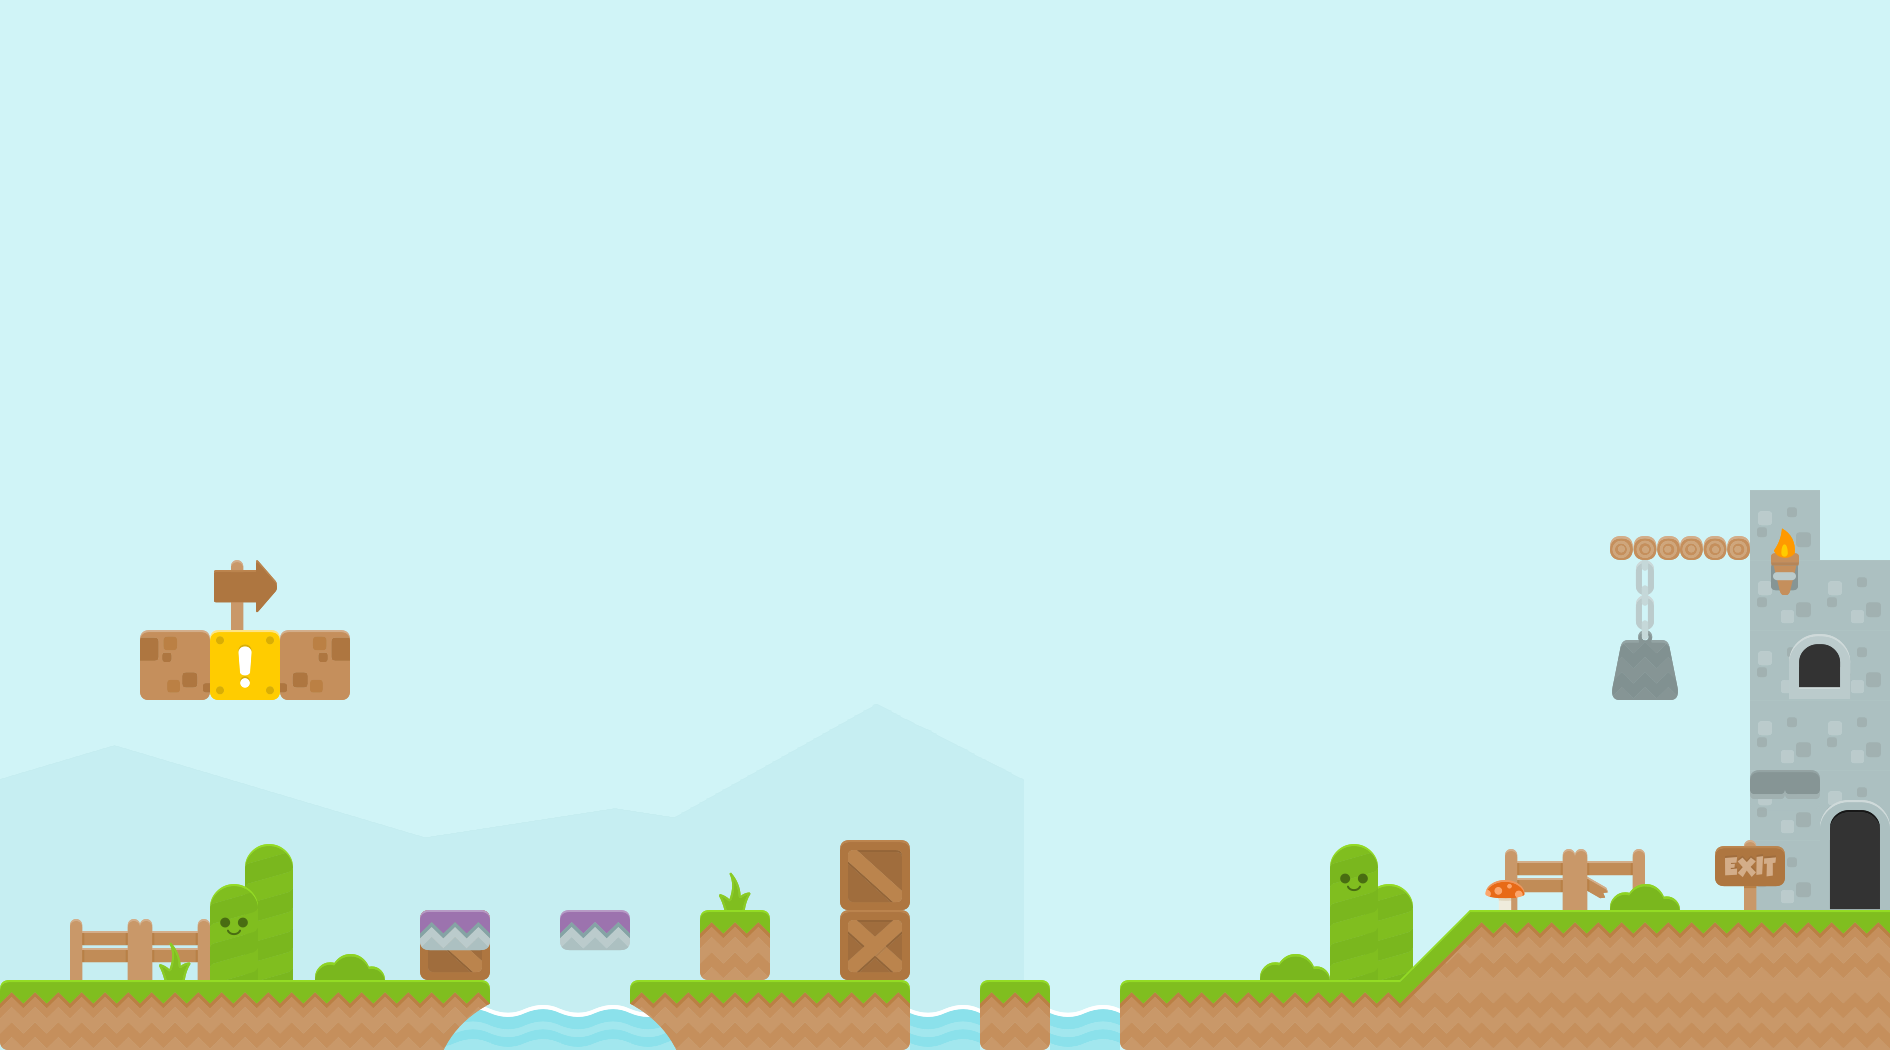

Tiled map render using the project's own tile images. Description and the map definition, with tile-layer contents summarised, below:
An orthogonal 54x30 tile map with 35x35 px tiles, 4 tile layers (Back Layer 2, Back Layer 1, Front Layer, Shadow Layer), 1 image layer and 28 objects (6x platform, 2x SlimeEntity, 2x shadow platform, mainPlayer, me.Trigger, ...).

<map version="1.10" tiledversion="1.10.0" orientation="orthogonal" renderorder="right-down" width="54" height="30" tilewidth="35" tileheight="35" infinite="0" backgroundcolor="#d0f4f7" nextlayerid="14" nextobjectid="43">
 <tileset firstgid="1" source="tileset.tsx" />
 <imagelayer id="1" name="Background" y="538" offsetx="0" offsety="538">
  <image source="../img/background.png" width="1024" height="512" />
  <properties>
   <property name="anchorPoint" value="json:{&quot;x&quot;:0,&quot;y&quot;:1}" />
   <property name="ratio" value="0.25" />
   <property name="repeat" value="repeat-x" />
  </properties>
 </imagelayer>
 <imagelayer id="2" name="Clouds" y="128" offsetx="140" offsety="128">
  <image source="../img/clouds.png" width="512" height="512" />
  <properties>
   <property name="ratio" value="0.5" />
   <property name="repeat" value="repeat-x" />
  </properties>
 </imagelayer>
 <layer id="3" name="Back Layer 2" class="REAL" width="54" height="30">
  <data>[1620 cells, 17 non-empty, 7 distinct tile ids]</data>
 </layer>
 <layer id="4" name="Back Layer 1" class="REAL" width="54" height="30">
  <data>[1620 cells, 26 non-empty, 18 distinct tile ids]</data>
 </layer>
 <objectgroup color="#00ff00" id="5" name="Player">
  <object id="16" name="mainPlayer" x="251" y="893" width="35" height="88" />
  <object id="17" name="me.Trigger" x="1830" y="810" width="50" height="100">
   <properties>
    <property name="duration" value="150" />
    <property name="fade" value="#fff" />
    <property name="to" value="map2" />
   </properties>
  </object>
  <object id="30" gid="71" x="1095" y="980" width="70" height="70">
   <properties>
    <property name="shapes" value="json:[]" />
   </properties>
  </object>
 </objectgroup>
 <objectgroup color="#ffff00" id="6" name="Coins">
  <object id="3" name="CoinEntity" x="840" y="805" width="35" height="35" />
 </objectgroup>
 <objectgroup color="#ff0000" id="7" name="Slimes">
  <object id="5" name="SlimeEntity" x="140" y="595" width="210" height="35">
   <properties>
    <property name="frameheight" value="35" />
    <property name="framewidth" value="55" />
   </properties>
  </object>
  <object id="6" name="SlimeEntity" x="1470" y="875" width="350" height="35">
   <properties>
    <property name="frameheight" value="35" />
    <property name="framewidth" value="55" />
   </properties>
  </object>
 </objectgroup>
 <layer id="8" name="Front Layer" class="REAL" width="54" height="30">
  <data>[1620 cells, 40 non-empty, 17 distinct tile ids]</data>
 </layer>
 <objectgroup color="#ff0000" id="9" name="Flies">
  <object id="4" name="FlyEntity" x="910" y="490" width="560" height="35">
   <properties>
    <property name="animationspeed" value="200" />
    <property name="frameheight" value="35" />
    <property name="framewidth" value="70" />
    <property name="gravity" value="0" />
    <property name="velX" value="2" />
   </properties>
  </object>
 </objectgroup>
 <objectgroup id="10" name="Collision">
  <object id="7" x="-1" y="980" width="421" height="70" />
  <object id="8" x="700" y="980" width="210" height="70" />
  <object id="9" x="980" y="980" width="70" height="35" />
  <object id="10" x="1120" y="980" width="280" height="70" />
  <object id="11" x="1470" y="910" width="420" height="140" />
  <object id="12" type="slope" x="1400" y="980">
   <polygon points="0,0 70,-70 70,70 0,70" />
  </object>
  <object id="37" type="platform" x="700" y="910">
   <polyline points="0,0 70,0" />
  </object>
  <object id="15" x="0" y="981">
   <polyline points="0,0 0,-630" />
  </object>
  <object id="19" type="platform" x="1625" y="640">
   <polyline points="0,0 39,0" />
  </object>
  <object id="20" type="platform" x="1610" y="536">
   <polyline points="0,0 139,0" />
  </object>
  <object id="21" type="platform" x="1750" y="490">
   <polyline points="0,0 70,0" />
  </object>
  <object id="22" type="platform" x="1820" y="560">
   <polyline points="0,0 70,0" />
  </object>
  <object id="23" x="1890" y="630">
   <polyline points="0,280 0,-490" />
  </object>
  <object id="27" x="420" y="910" width="70" height="70" />
  <object id="28" x="139" y="629" width="210" height="70" />
  <object id="29" type="platform" x="1750" y="770">
   <polyline points="0,0 70,0" />
  </object>
  <object id="31" x="420" y="980" width="70" height="35" />
  <object id="33" x="630" y="980" width="70" height="35" />
  <object id="35" x="840" y="840" width="70" height="140" />
 </objectgroup>
 <layer id="12" name="Shadow Layer" class="SHADOW" width="54" height="30">
  <data>[1620 cells, 2 non-empty, 1 distinct tile ids]</data>
 </layer>
 <objectgroup id="13" name="Shadow Collision" class="SHADOW">
  <object id="41" type="shadow platform" x="560" y="910.667">
   <polyline points="0,0 70,0" />
  </object>
  <object id="42" type="shadow platform" x="421.333" y="910.667">
   <polyline points="0,0 70,0" />
  </object>
 </objectgroup>
</map>